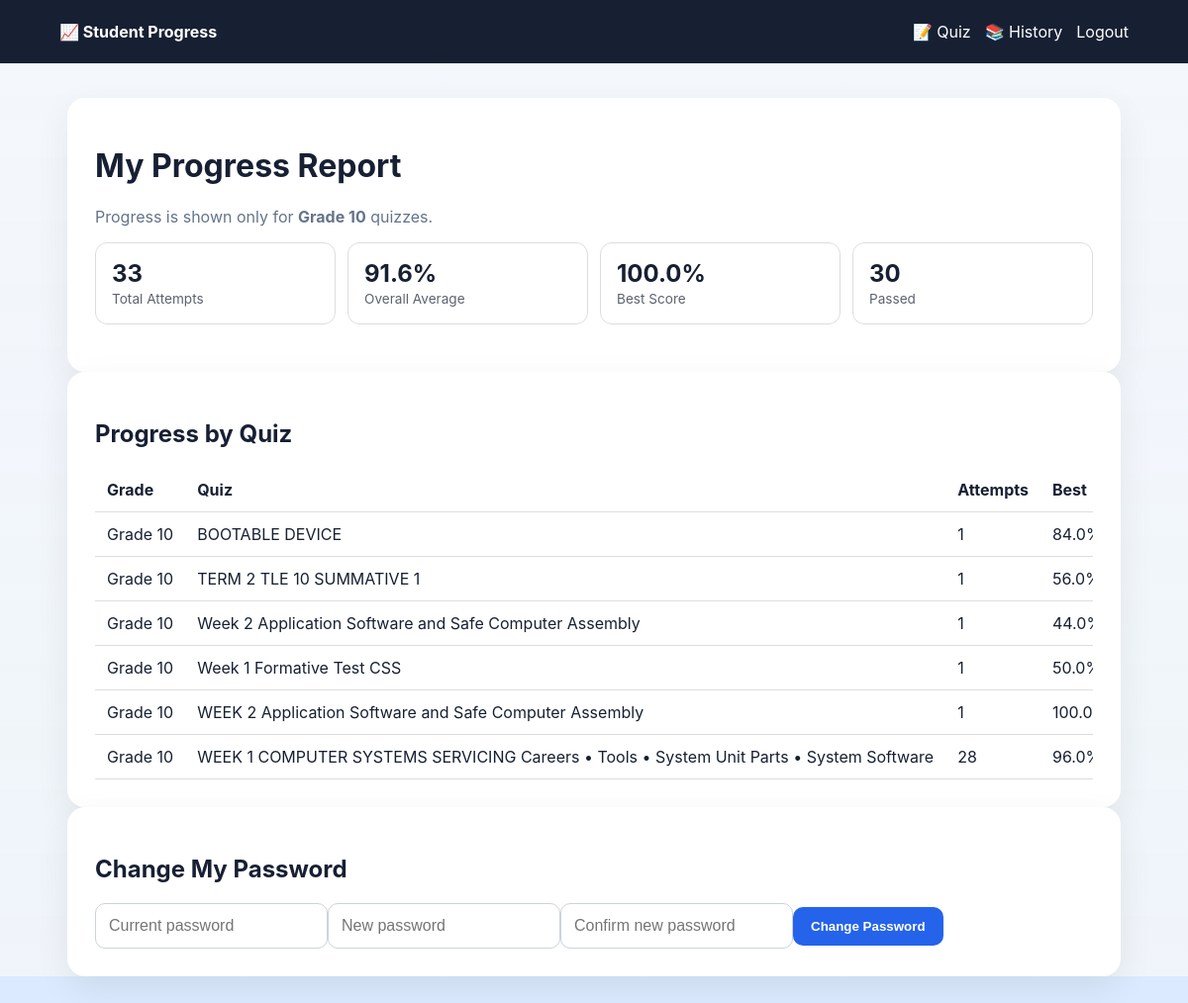
Screenshot of /progress (signed in) with the database file from the repository.
### tables this page shows
CREATE TABLE users (
        id INTEGER PRIMARY KEY AUTOINCREMENT,
        username TEXT UNIQUE NOT NULL,
        password_hash TEXT NOT NULL,
        role TEXT NOT NULL DEFAULT 'student',
        grade_level INTEGER,
        full_name TEXT,
        gender TEXT
    , last_login TEXT, last_seen TEXT, password_temp INTEGER NOT NULL DEFAULT 0);

CREATE TABLE quizzes (
        id INTEGER PRIMARY KEY AUTOINCREMENT,
        title TEXT NOT NULL,
        duration_minutes INTEGER NOT NULL DEFAULT 60,
        max_attempts INTEGER NOT NULL DEFAULT 1,
        grade_level INTEGER NOT NULL DEFAULT 10,
        created_at TEXT NOT NULL
    , created_by INTEGER, review_enabled INTEGER NOT NULL DEFAULT 0, available_from TEXT, available_until TEXT);

### app.py (the view)
@app.route('/progress')
def progress():
    user = require_user()
    if not user: return redirect(url_for('login'))
    conn = db()
    rows = conn.execute('''
        SELECT q.id,q.title,q.duration_minutes,q.grade_level,COUNT(a.id) attempts,
               COALESCE(MAX(a.percentage),0) best_score,
               COALESCE(AVG(a.percentage),0) avg_score,
               COALESCE(MAX(a.correct),0) best_correct,
               MAX(a.completed_at) last_attempt
        FROM quizzes q LEFT JOIN attempts a ON a.quiz_id=q.id AND a.user_id=?
        WHERE q.grade_level=?
        GROUP BY q.id ORDER BY q.id DESC
    ''',(user['id'], user['grade_level'] or 0)).fetchall()
    totals = conn.execute('''SELECT COUNT(*) attempts, COALESCE(AVG(percentage),0) avg_score, COALESCE(MAX(percentage),0) best_score, SUM(passed) passed FROM attempts WHERE user_id=?''',(user['id'],)).fetchone()
    conn.close()
    return render_template('progress.html', rows=rows, totals=totals, user=user)

### app.py (called while the page is built)
def db():
    conn = sqlite3.connect(DB, timeout=30.0)
    conn.row_factory = sqlite3.Row
    conn.execute('PRAGMA foreign_keys = ON')
    conn.execute('PRAGMA busy_timeout = 30000')
    conn.execute('PRAGMA wal_autocheckpoint = 1000')
    conn.execute('PRAGMA temp_store = MEMORY')
    return conn

@app.before_request
def add_request_context():
    request._request_id = secrets.token_hex(4)

@app.after_request
def no_cache_authenticated_pages(response):
    if request.path in ('/login', '/', '/student', '/teacher', '/admin', '/session-check') or session.get('uid'):
        response.headers['Cache-Control'] = 'no-store, no-cache, must-revalidate, max-age=0'
        response.headers['Pragma'] = 'no-cache'
        response.headers['Expires'] = '0'
    response.headers['X-Quiz-Request-ID'] = getattr(request, '_request_id', '')
    return response

def current_user():
    uid = session.get('uid')
    if not uid:
        return None
    conn = db()
    user = conn.execute('SELECT * FROM users WHERE id=?', (uid,)).fetchone()
    conn.close()
    return user

def require_user():
    return current_user()

### templates/progress.html (shortened to what this page needs)
<!doctype html><html><head><link rel="stylesheet" href="/static/style.css"></head><body><header><b>📈 Student Progress</b><nav><a href="/student">📝 Quiz</a><a href="/history">📚 History</a><a href="/logout">Logout</a></nav></header><main class="container"><div class="card"><h1>My Progress Report</h1><p class="muted">Progress is shown only for <b>Grade {{user['grade_level']}}</b> quizzes.</p><div class="stats"><div><b>{{totals['attempts']}}</b><span>Total Attempts</span></div><div><b>{{'%.1f'|format(totals['avg_score'] or 0)}}%</b><span>Overall Average</span></div><div><b>{{'%.1f'|format(totals['best_score'] or 0)}}%</b><span>Best Score</span></div><div><b>{{totals['passed'] or 0}}</b><span>Passed</span></div></div></div><section class="card"><h2>Progress by Quiz</h2><div class="tablewrap"><table><thead><tr><th>Grade</th><th>Quiz</th><th>Attempts</th><th>Best</th></tr></thead><tbody>{% for r in rows %}<tr><td>Grade {{r['grade_level']}}</td><td>{{r['title']}}</td><td>{{r['attempts']}}</td><td>{{'%.1f'|format(r['best_score'])}}%</td></tr>{% else %}<tr><td colspan="6">No Grade {{user['grade_level']}} quizzes available.</td></tr>{% endfor %}</tbody></table></div></section><section class="card"><h2>Change My Password</h2><form method="post" action="/student/change-password"><input type="password" name="current_password" placeholder="Current password" required><input type="password" name="new_password" placeholder="New password" required><input type="password" name="confirm_password" placeholder="Confirm new password" required><button>Change Password</button></form></section></main></body></html>

### static/style.css (style rules this page uses)
* { box-sizing:border-box }
:root { --app-bg-overlay:rgba(248,250,252,.84);--app-bg-overlay-2:rgba(241,245,249,.90);--app-bg-image:url("/static/egms-background.png?v=23bg") }
html { min-height:100%;background:#dbeafe }
body { margin:0;min-height:100vh;font-family:Inter,Arial,sans-serif;background-image:linear-gradient(180deg,var(--app-bg-overlay),var(--app-bg-overlay-2)),var(--app-bg-image);background-size:cover;background-position:center center;background-attachment:fixed;background-repeat:no-repeat;color:#172033 }
body:before { content:"";position:fixed;inset:0;pointer-events:none;z-index:-1;background:linear-gradient(180deg,rgba(255,255,255,.06),rgba(255,255,255,0)); }
header,.offline-banner,.connection-banner { backdrop-filter:saturate(120%) blur(5px) }
.card,.quizwrap .card,.login-card { background:rgba(255,255,255,.94) }
header { height:64px;background:#172033;color:white;display:flex;align-items:center;justify-content:space-between;padding:0 5%;gap:20px }
nav { display:flex;gap:14px;align-items:center }
a { color:inherit;text-decoration:none }
.container,.quizwrap { max-width:1100px;margin:35px auto;padding:0 18px }
.card { background:white;border-radius:18px;padding:28px;box-shadow:0 12px 35px #00000012 }
button { border:0;border-radius:10px;padding:12px 18px;background:#2563eb;color:white;font-weight:700;cursor:pointer }
.stats { display:grid;grid-template-columns:repeat(3,1fr);gap:16px;margin-bottom:20px }
.tablewrap { overflow:auto }
table { width:100%;border-collapse:collapse }
th,td { text-align:left;padding:12px;border-bottom:1px solid #ddd;white-space:nowrap }
input { padding:13px;border:1px solid #ccd3dd;border-radius:10px;font-size:1rem }
.stats { display:grid;grid-template-columns:repeat(4,1fr);gap:12px }
.stats>div { padding:16px;border:1px solid var(--border,#ddd);border-radius:12px }
.stats b { display:block;font-size:1.5rem }
.stats span { opacity:.7;font-size:.85rem }
.muted { color:#64748b }

### rows the page displays
users: grade_level "10"
quizzes: grade_level "10", title "BOOTABLE DEVICE", attempts "1", best_score "84.0"
quizzes: grade_level "10", title "TERM 2 TLE 10 SUMMATIVE 1", attempts "1", best_score "56.0"
quizzes: grade_level "10", title "Week 2 Application Software and Safe Computer Assembly", attempts "1", best_score "44.0"
quizzes: grade_level "10", title "Week 1 Formative Test CSS", attempts "1", best_score "50.0"
quizzes: grade_level "10", title "WEEK 2 Application Software and Safe Computer Assembly", attempts "1", best_score "100.0"
quizzes: grade_level "10", title "WEEK 1 COMPUTER SYSTEMS SERVICING Careers • Tools • System Unit Parts • System Software", attempts "28", best_score "96.0"

### other values shown
{{ totals['attempts'] }} "33"
{{ '%.1f'|format(totals['avg_score'] or 0) }} "91.6"
{{ '%.1f'|format(totals['best_score'] or 0) }} "100.0"
{{ totals['passed'] or 0 }} "30"
